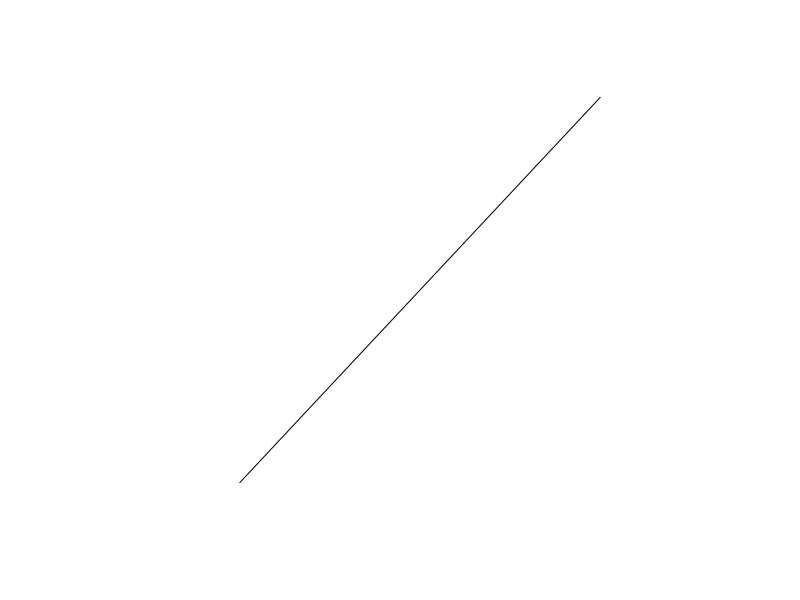

The R script that drew this image:
library(tidyverse)
library(sf)
dane <- tibble(
  x = rpois(200, 485000),
  y = rpois(200,625000),
  ID = 1:200
  )

df_punkty <- dane %>%
  st_as_sf(coords = c("x","y")) %>%
  st_set_crs(2180)

extremes <- matrix(, 2, 2)
extremes[1, 1] <- min(dane$x)
extremes[2, 1] <- max(dane$x)
extremes[1, 2] <- min(dane$y)
extremes[2, 2] <- max(dane$y)

extremes %>%
  st_linestring() %>%
  plot()
